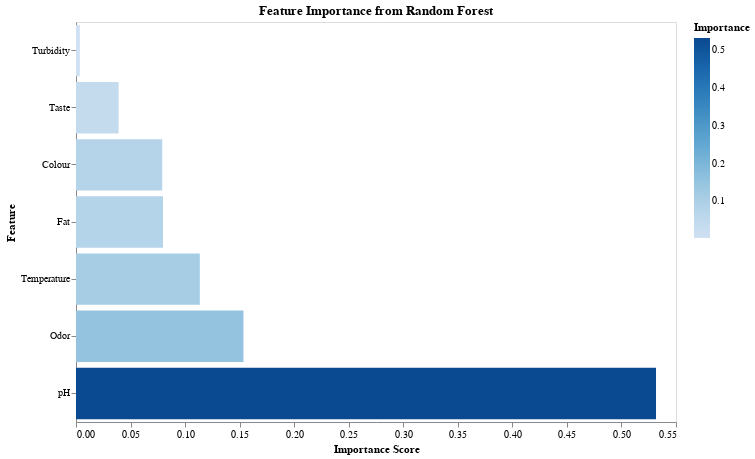

The code cell stored with this chart in its notebook:
### Markdown cell above
https://scikit-learn.org/1.6/modules/generated/sklearn.ensemble.RandomForestClassifier.html
https://www.geeksforgeeks.org/random-forest-classifier-using-scikit-learn/

Random forest classifier parameters:
- `n_estimators` (B): number of trees in the forest
    - default = 100
    - generally more is better but time-consuming
- `max_depth`: maximum depth of each tree
    - default = None
    - deeper trees can capture more complex patterns, but also risk overfitting
    - experiment with values between 5 and 15, and consider lower values for smaller datasets
- `max_features` (m): number of features considered for splitting at each node
    - default = 'sqrt' (square root of total number of features p)
    - adjust based on dataset size and feature importance
- `criterion`: function used to measure split quality ('gini' or 'entropy')
    - gini is often slightly faster, but both are similar in performance
- `min_samples_split`: minimum samples requires to split a node
    - default = 2
    - higher values can prevent overfitting, too high can hinder model complexity
- `min_samples_leaf`: minimum samples required to be at a leaf node (prediction)
    - default = 1
- `bootstrap`: whether to use bootstrap sampling when building trees (True or False)
    - default = True

### Code cell
# default Decision Tree classifier
dt_clf = DecisionTreeClassifier(random_state=42)
dt_fit = evaluate_model(dt_clf, train_data, test_data)
plot_feature_imp(dt_fit)

### Figure 1 — Vega-Lite specification as saved in the notebook (floating-point values rounded to 4 significant figures)
{"config": {"view": {"continuousWidth": 300, "continuousHeight": 300}}, "data": {"name": "data-b10f4cffcb787e8e8a0770bf2af2d114"}, "mark": {"type": "bar"}, "encoding": {"color": {"field": "Importance", "scale": {"scheme": "blues"}, "type": "quantitative"}, "x": {"axis": {"grid": false}, "field": "Importance", "title": "Importance Score", "type": "quantitative"}, "y": {"field": "Feature", "sort": "x", "title": "Feature", "type": "nominal"}}, "height": 400, "title": "Feature Importance from Random Forest", "width": 600, "$schema": "https://vega.github.io/schema/vega-lite/v5.20.1.json", "datasets": {"data-b10f4cffcb787e8e8a0770bf2af2d114": [{"Feature": "Turbidity", "Importance": 0.003503}, {"Feature": "Taste", "Importance": 0.03906}, {"Feature": "Colour", "Importance": 0.07902}, {"Feature": "Fat", "Importance": 0.07974}, {"Feature": "Temperature", "Importance": 0.1135}, {"Feature": "Odor", "Importance": 0.1535}, {"Feature": "pH", "Importance": 0.5317}]}}
